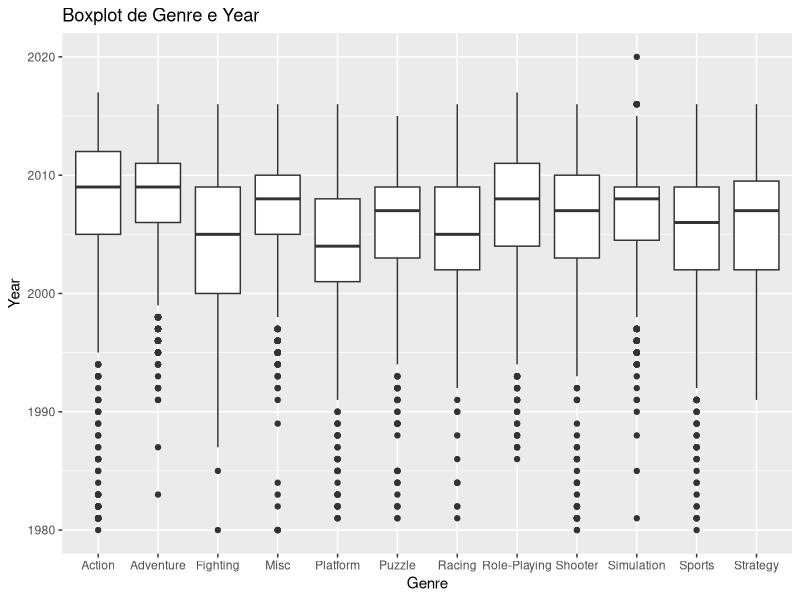
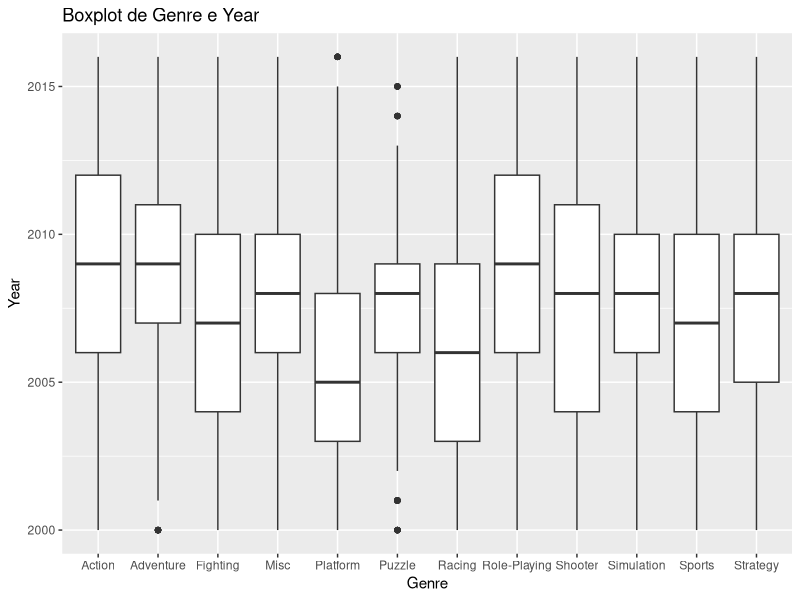
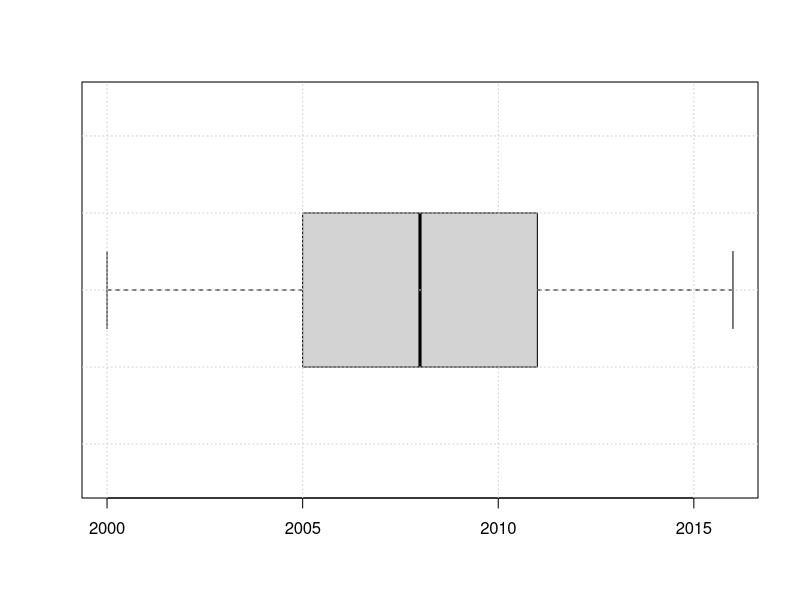
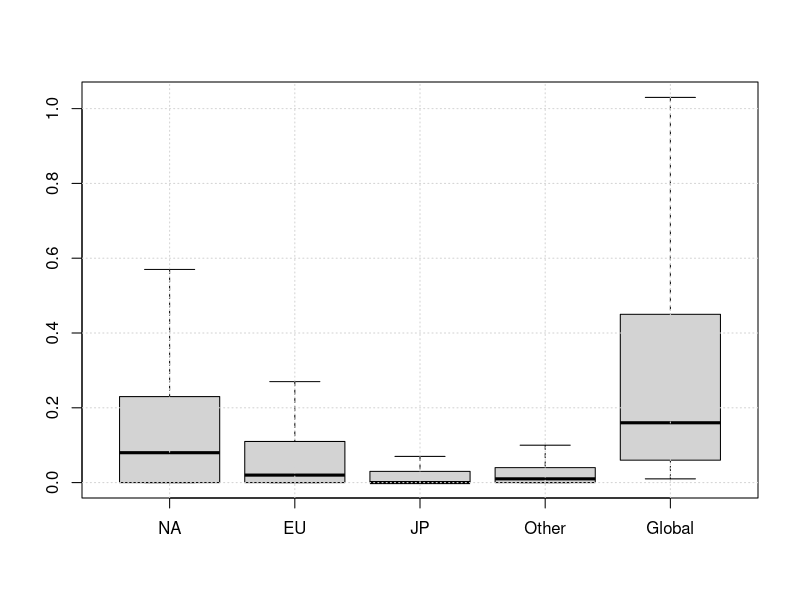
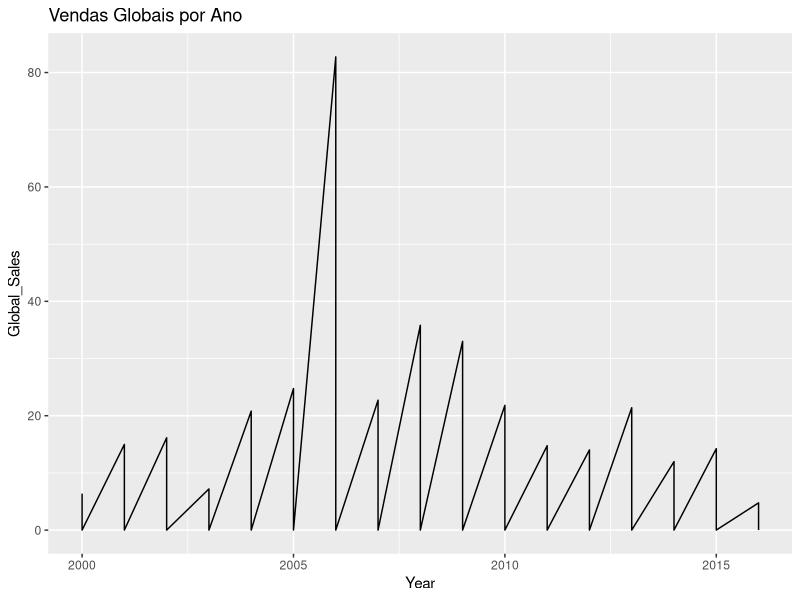
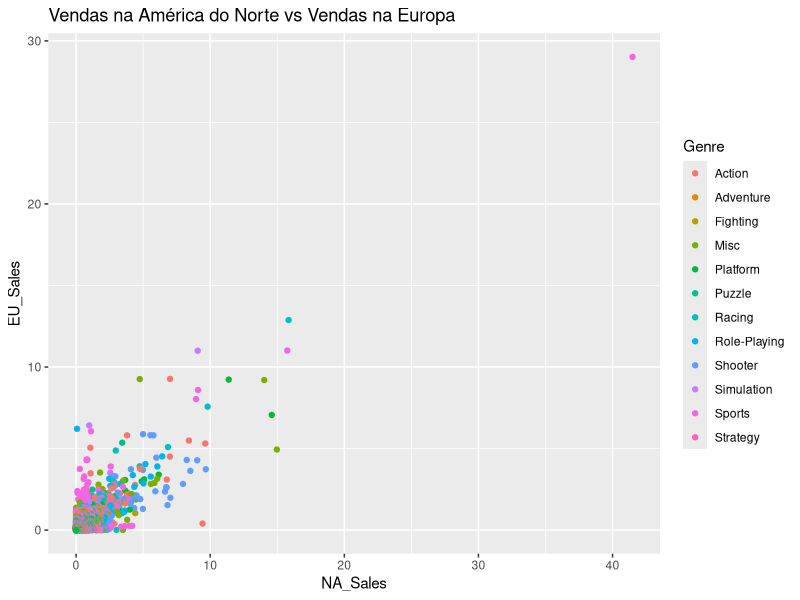
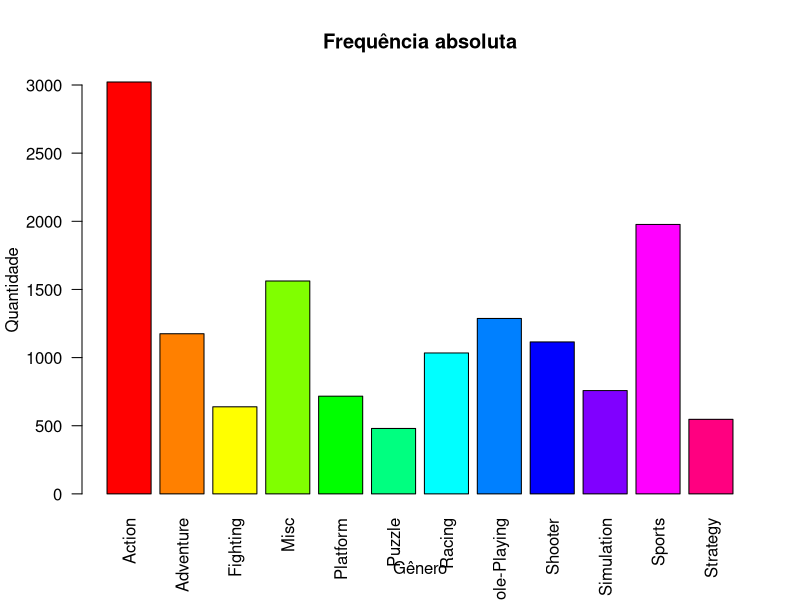
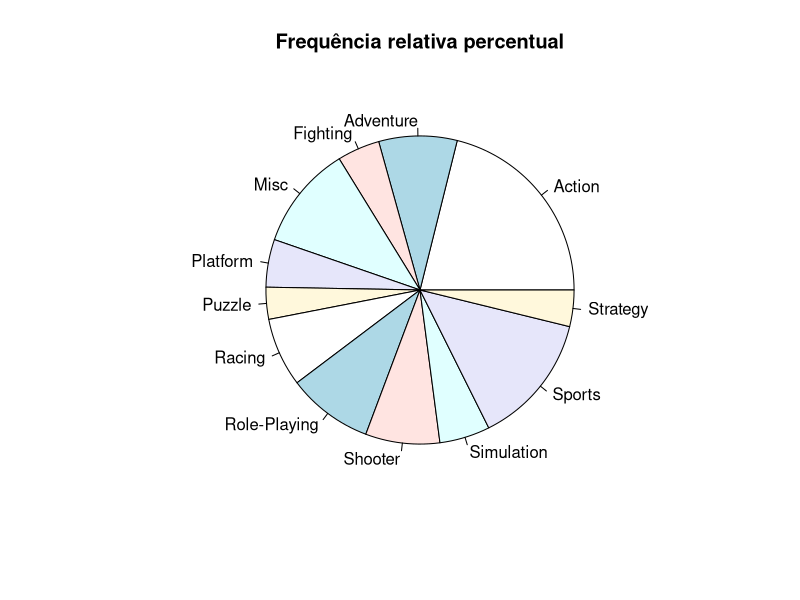

These figures' R source, in order:
install.packages("ggplot2")
install.packages("e1071")

library(e1071)
library(ggplot2)

#______________________________________________________________________________
# Leitura dos dados ___________________________________________________________
vgsales_raw <- read.csv('vgsales.csv', header = TRUE, sep = ",", dec = ".", 
                  stringsAsFactors = TRUE, na.strings = "NA")

#______________________________________________________________________________
# Exibição dos dados brutos ___________________________________________________
head(vgsales_raw)
summary(vgsales_raw)
str(vgsales_raw)
View(vgsales_raw)

#Transformação da var Year [FACTOR] em [Int]
vgsales_raw$Year <- as.integer(as.character(vgsales_raw$Year)) 
str(vgsales_raw)

#______________________________________________________________________________
# Observação de outliers para 'Year' antes de 2000 e depois de 2016 ___________

ggplot(vgsales_raw, aes(x=Genre, y=Year))+geom_boxplot()+
labs(title="Boxplot de Genre e Year", x="Genre", y="Year")

#______________________________________________________________________________
# Filtro de ano (2000 a 2016) para diminuição de outliers _____________________

vgsales <- subset(vgsales_raw, Year >= 2000 & Year <= 2016)

#______________________________________________________________________________
# Verificação de colunas com dado vazio _______________________________________

sum(is.na(vgsales$Rank))                                  # 0
sum(is.na(vgsales$Name))                                  # 0
sum(is.na(vgsales$Platform))                              # 0
sum(is.na(vgsales$Year))                                  # 271
sum(is.na(vgsales$Genre))                                 # 0
sum(is.na(vgsales$Publisher))                             # 36
sum(is.na(vgsales$NA_Sales))                              # 0
sum(is.na(vgsales$EU_Sales))                              # 0
sum(is.na(vgsales$JP_Sales))                              # 0
sum(is.na(vgsales$Other_Sales))                           # 0
sum(is.na(vgsales$Global_Sales))                          # 0

#______________________________________________________________________________
# Remoção de NA na coluna 'Year' e 'Publisher' ________________________________

vgsales <- subset(vgsales, Year != "NA" & Publisher != "NA")
sum(is.na(vgsales$Year))
sum(is.na(vgsales$Publisher))
#______________________________________________________________________________
# Re-ordenando rank de vendas _________________________________________________

vgsales_size <- nrow(vgsales)
for (idx in 1:vgsales_size){
  vgsales$Rank[idx] <- idx
}

#______________________________________________________________________________
# Visualizando o boxplot dos dados após limpeza _______________________________

ggplot(vgsales, aes(x=Genre, y=Year))+geom_boxplot()+
  labs(title="Boxplot de Genre e Year", x="Genre", y="Year")

#______________________________________________________________________________




#______________________________________________________________________________
# Dados quantitativos _________________________________________________________
## Global Sales: ______________________________________________________________

gs_min <- min(vgsales$Global_Sales)
gs_max <- max(vgsales$Global_Sales)
gs_mean <- mean(vgsales$Global_Sales)
gs_median <- median(vgsales$Global_Sales)
gs_moda <- names(sort(-table(vgsales$Global_Sales)))[1]
gs_amplitude <- gs_max - gs_min
gs_AIQ <- quantile(vgsales$Global_Sales, 0.75) - quantile(vgsales$Global_Sales, 0.25)
gs_var <- var(vgsales$Global_Sales)
gs_dp <- sd(vgsales$Global_Sales)
gs_achatamento <- kurtosis(vgsales$Global_Sales)

## NA Sales: __________________________________________________________________

na_sales_min <- min(vgsales$NA_Sales)
na_sales_max <- max(vgsales$NA_Sales)
na_sales_mean <- mean(vgsales$NA_Sales)
na_sales_median <- median(vgsales$NA_Sales)
na_sales_moda <- names(sort(-table(vgsales$NA_Sales)))[1]
na_sales_amplitude <- na_sales_max - na_sales_min
na_sales_AIQ <- quantile(vgsales$NA_Sales, 0.75) - quantile(vgsales$NA_Sales, 0.25)
na_sales_var <- var(vgsales$NA_Sales)
na_sales_dp <- sd(vgsales$NA_Sales)
na_sales_achatamento <- kurtosis(vgsales$NA_Sales)

## EU Sales: __________________________________________________________________

eu_sales_min <- min(vgsales$EU_Sales)
eu_sales_max <- max(vgsales$EU_Sales)
eu_sales_mean <- mean(vgsales$EU_Sales)
eu_sales_median <- median(vgsales$EU_Sales)
eu_sales_moda <- names(sort(-table(vgsales$EU_Sales)))[1]
eu_sales_amplitude <- eu_sales_max - eu_sales_min
eu_sales_AIQ <- quantile(vgsales$EU_Sales, 0.75) - quantile(vgsales$EU_Sales, 0.25)
eu_sales_var <- var(vgsales$EU_Sales)
eu_sales_dp <- sd(vgsales$EU_Sales)
eu_sales_achatamento <- kurtosis(vgsales$EU_Sales)

## JP Sales: __________________________________________________________________

jp_sales_min <- min(vgsales$JP_Sales)
jp_sales_max <- max(vgsales$JP_Sales)
jp_sales_mean <- mean(vgsales$JP_Sales)
jp_sales_median <- median(vgsales$JP_Sales)
jp_sales_moda <- names(sort(-table(vgsales$JP_Sales)))[1]
jp_sales_amplitude <- jp_sales_max - jp_sales_min
jp_sales_AIQ <- quantile(vgsales$JP_Sales, 0.75) - quantile(vgsales$JP_Sales, 0.25)
jp_sales_var <- var(vgsales$JP_Sales)
jp_sales_dp <- sd(vgsales$JP_Sales)
jp_sales_achatamento <- kurtosis(vgsales$JP_Sales)

## Other Sales: _______________________________________________________________

other_sales_min <- min(vgsales$Other_Sales)
other_sales_max <- max(vgsales$Other_Sales)
other_sales_mean <- mean(vgsales$Other_Sales)
other_sales_median <- median(vgsales$Other_Sales)
other_sales_moda <- names(sort(-table(vgsales$Other_Sales)))[1]
other_sales_amplitude <- other_sales_max - other_sales_min
other_sales_AIQ <- quantile(vgsales$Other_Sales, 0.75) - quantile(vgsales$Other_Sales, 0.25)
other_sales_var <- var(vgsales$Other_Sales)
other_sales_dp <- sd(vgsales$Other_Sales)
other_sales_achatamento <- kurtosis(vgsales$Other_Sales)

## Year: ______________________________________________________________________

year_min <- min(vgsales$Year)
year_max <- max(vgsales$Year)
year_mean <- mean(vgsales$Year)
year_median <- median(vgsales$Year)
year_moda <- names(sort(-table(vgsales$Year)))[1]
year_amplitude <- year_max - year_min
year_AIQ <- quantile(vgsales$Year, 0.75) - quantile(vgsales$Year, 0.25)
year_var <- var(vgsales$Year)
year_dp <- sd(vgsales$Year)
year_achatamento <- kurtosis(vgsales$Year)

## Tabela com todas as analises dos dados quantitativos: ______________________
options(scipen = 999)
quantit_stats <- data.frame(Mínimo = c(year_min, gs_min, na_sales_min, eu_sales_min, jp_sales_min, other_sales_min),
                            Máximo = c(year_max, gs_max, na_sales_max, eu_sales_max, jp_sales_max, other_sales_max),
                            Média = c(year_mean, gs_mean, na_sales_mean, eu_sales_mean, jp_sales_mean, other_sales_mean),
                            Mediana = c(year_median, gs_median, na_sales_median, eu_sales_median, jp_sales_median, other_sales_median),
                            Moda = c(year_moda, gs_moda, na_sales_moda, eu_sales_moda, jp_sales_moda, other_sales_moda),
                            Amplitude = c(year_amplitude, gs_amplitude, na_sales_amplitude, eu_sales_amplitude, jp_sales_amplitude, other_sales_amplitude),
                            AIQ = c(year_AIQ, gs_AIQ, na_sales_AIQ, eu_sales_AIQ, jp_sales_AIQ, other_sales_AIQ),
                            Variância = c(year_var, gs_var, na_sales_var, eu_sales_var, jp_sales_var, other_sales_var),
                            Desvio_Padrão = c(year_dp, gs_dp, na_sales_dp, eu_sales_dp, jp_sales_dp, other_sales_dp),
                            Achatamento = c(year_achatamento, gs_achatamento, na_sales_achatamento, eu_sales_achatamento, jp_sales_achatamento, other_sales_achatamento))


rownames(quantit_stats) <- c("Ano", "Global_Sales", "NA_Sales", "EU_Sales", "JP_Sales", "Other_Sales")
View(quantit_stats)
#______________________________________________________________________________
#Visualização de dados quantitativos pelo Boxplot
#Boxplot-Year
boxplot(vgsales$Year,horizontal=TRUE)
grid()

#Boxplot-Vendas Regionais e Globais
boxplot(vgsales$NA_Sales, vgsales$EU_Sales, vgsales$JP_Sales, vgsales$Other_Sales, vgsales$Global_Sales, xaxt = "n", outline=FALSE)
axis(1, at=1:5, labels=c("NA", "EU", "JP", "Other", "Global"))
grid()
#______________________________________________________________________________
#Gráfico de Linhas/Séries Temporais - Vendas Globais por Ano
ggplot(vgsales, aes(x = Year, y = Global_Sales)) + geom_line() + labs(x = "Year", y = "Global_Sales", title = "Vendas Globais por Ano")


# Gráfico de dispersão comparativo entre Vendas NA e Vendas EU
ggplot(vgsales, aes(x = NA_Sales, y = EU_Sales, color = Genre)) +
  geom_point() +
  labs(title = "Vendas na América do Norte vs Vendas na Europa")

#______________________________________________________________________________
# Dados qualitativos nominais _________________________________________________
## Genre: _____________________________________________________________________

genre_fa <-table(vgsales$Genre)
View(genre_fa)

#Gráfico de freq. absoluta
cores = rainbow(12)
genre_fa_barplot <- barplot(genre_fa,las=2,main='Frequência absoluta', xlab='Gênero', 
                            ylab='Quantidade',legend.text = FALSE, col = cores)
View(genre_fa_barplot)

#Gráfico de pizza
genre_fpct <- prop.table(genre_fa) * 100
pie(genre_fpct, main='Frequência relativa percentual')


#______________________________________________________________________________
# Gráfico de barras comparativo entre Plataforma e Vendas Globais

ggplot(vgsales, aes(x = Platform, y = Global_Sales, fill = Platform)) +
  geom_bar(stat = "summary", fun = "sum") +
  labs(title = "Vendas Globais por Plataforma")

#______________________________________________________________________________
# Gráfico de barras comparativo entre Gênero e Vendas Globais
ggplot(vgsales, aes(x = Genre, y = Global_Sales, fill = Genre)) +
  geom_bar(stat = "summary", fun = "sum") +
  labs(title = "Vendas Globais por Gênero")

#______________________________________________________________________________
# Gráfico de barras comparativo entre Editora e Vendas Globais
ggplot(vgsales, aes(x = Publisher, y = Global_Sales, fill = Publisher)) +
  geom_bar(stat = "summary", fun = "sum") +
  labs(title = "Vendas Globais por Editora")

#______________________________________________________________________________

# 1. Associação de Global_Sales com as outras variaveis numéricas (NA,JP,EU,Other,Year)
# 2. Gráficos: Vendas totais por Região, Vendas por Genero 
#
# 3. Escrever

#______________________________________________________________________________
# Gráfico de Global_Sales x Year:

sales_by_year <- aggregate(Global_Sales ~ Year, data = vgsales, sum)
ggplot(sales_by_year, aes(x = Year, y = Global_Sales,label = Global_Sales)) +
  geom_bar(stat = "identity", color="green", fill="white") +
  geom_text(vjust=2, size=4) + 
  labs(x="Ano", y="Vendas Globais (em milhões de unidades)", title="Vendas Globais de video-jogos por Ano") + 
  theme_bw()

#______________________________________________________________________________
# Gráfico de Global_Sales x Platform:

sales_by_platform <- aggregate(Global_Sales ~ Platform, data = vgsales, sum)
ggplot(sales_by_platform, aes(x = Platform, y = Global_Sales,label = Global_Sales)) +
  geom_bar(stat = "identity", aes(fill = Platform), color="black") +
  geom_text(vjust=2, size=4) + 
  labs(x="Plataforma", y="Vendas Globais (em milhões de unidades)", title="Vendas Globais de video-jogos por Plataforma") + 
  theme_bw()

#______________________________________________________________________________
# Gráfico de Global_Sales x Publisher:
# Obtendo apenas para o Top 10 publicadoras pois ao todo temos mais de 400 publishers
# o que para plotar ficaria com uma visualização ruim

sales_by_publisher <- aggregate(Global_Sales ~ Publisher, data = vgsales, sum)
sales_by_publisher <- sales_by_publisher[order(-sales_by_publisher$Global_Sales), ]
sales_by_publisher_top_20_publishers <- head(sales_by_publisher, 10)
ggplot(sales_by_publisher_top_20_publishers, aes(x = Publisher, y = Global_Sales,label = Global_Sales)) +
  geom_bar(stat = "identity", color="green", fill="white") +
  geom_text(vjust=2, size=4) + 
  labs(x="Publicadora", y="Vendas Globais (em milhões de unidades)", title="Vendas Globais de video-jogos por Publicadora") + 
  theme_bw()

#______________________________________________________________________________
# Gráfico de Top 10 Maiores 1000 Ranks por Publisher:

vgsales_Rank1000 <- vgsales[vgsales$Rank <= 1000, ]
publishers_count_Rank1000 <- table(vgsales_Rank1000$Publisher)
publishers_count_Rank1000 <- sort(publishers_count_Rank1000, decreasing = TRUE)
top_publishers_Rank1000 <- names(publishers_count_Rank1000)[1:10]
df_Rank1000 <- data.frame(Publisher = names(publishers_count_Rank1000), Count = as.numeric(publishers_count_Rank1000))
df_Rank1000 <- head(df_Rank1000, 10)
View(df_Rank1000)

ggplot(df_Rank1000, aes(x = Publisher, y = Count,label = Count)) +
  geom_bar(stat = "identity", color="green", fill="white") +
  geom_text(vjust=2, size=4) + 
  labs(x="Publicadora", y="Qntde. de jogos dentro do Rank Top 1000", title="Qntde. de jogos dentro do Rank Top 1000 por Publicadora") + 
  theme_bw()

#______________________________________________________________________________
# Gráfico de vendas totais por Gênero:

ggplot(vgsales, aes(x = reorder(Genre, - Global_Sales), y = Global_Sales)) +
  geom_bar(stat = "identity", color="green", fill="white") +
  labs(x="Gênero", y="Vendas totais", title="Vendas totais por Gênero") + 
  theme_bw()
